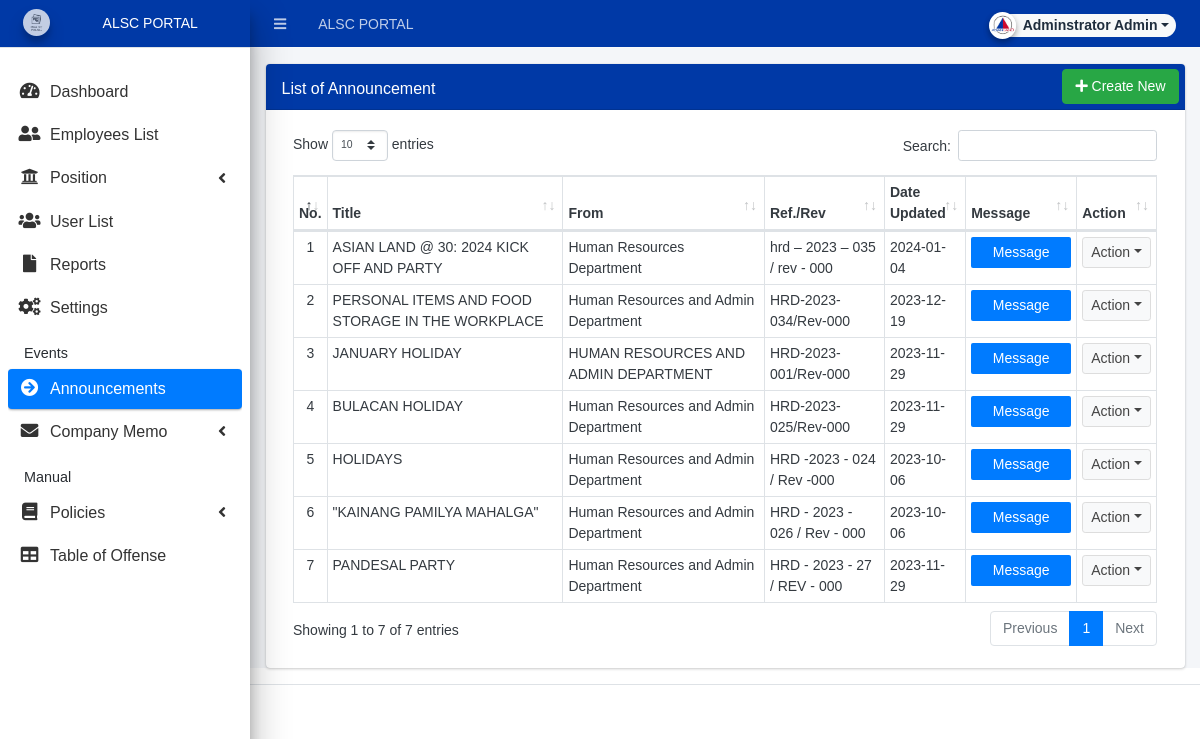
The page /admin/?page=announcement/announcement (signed in) on the database as committed earlier.
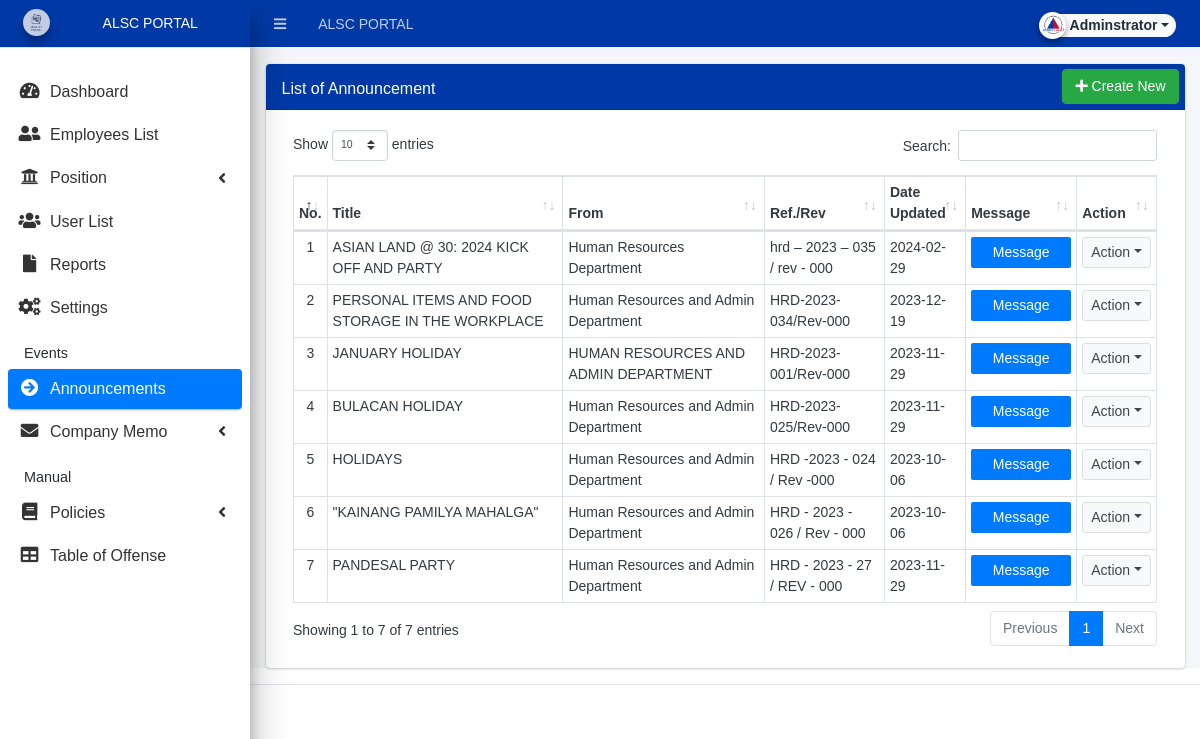
The same page on the database as committed later.
### tables this page shows
CREATE TABLE `announcement_list` (
  `id` int(30) NOT NULL,
  `title` text NOT NULL,
  `description` text NOT NULL,
  `date_created` datetime NOT NULL DEFAULT current_timestamp(),
  `date_updated` datetime DEFAULT NULL ON UPDATE current_timestamp(),
  `to_` text NOT NULL,
  `from_` text NOT NULL,
  `date_` datetime NOT NULL,
  `cc_` text NOT NULL,
  `ref_` text NOT NULL,
  `re_` text NOT NULL,
  `message` text NOT NULL,
  `file` text DEFAULT NULL
);

### config.php (called while the page is built, shortened)
<?php
require_once('classes/DBConnection.php');
require_once('classes/SystemSettings.php');
function validate_image($file){
	if(!empty($file)){
		if(is_file(base_app.$file)){
			return base_url.$file;
		}else{
			return base_url.'dist/img/no-image-available.png';
		}
	}else{
		return base_url.'dist/img/no-image-available.png';
	}
}
function isMobileDevice(){
    $aMobileUA = array(
        '/iphone/i' => 'iPhone',
        '/ipod/i' => 'iPod',
        '/ipad/i' => 'iPad',
        '/android/i' => 'Android',
        '/blackberry/i' => 'BlackBerry',
        '/webos/i' => 'Mobile'
    );
    return false;
}
?>

### classes/DBConnection.php (called while the page is built, shortened)
<?php
class DBConnection{
    private $host = DB_SERVER;
    private $username = DB_USERNAME;
    private $password = DB_PASSWORD;
    private $database = DB_NAME;
    public $conn;
    public function __construct(){
        if (!isset($this->conn)) {
            $this->conn = new mysqli($this->host, $this->username, $this->password, $this->database);
        }
    }
}
?>

### classes/SystemSettings.php (called while the page is built, shortened)
<?php
class SystemSettings extends DBConnection{
	function userdata($field = ''){
		if(!empty($field)){
			if(isset($_SESSION['userdata'][$field]))
				return $_SESSION['userdata'][$field];
			else
				return null;
		}else{
			return false;
		}
	}
	function info($field=''){
		if(!empty($field)){
			if(isset($_SESSION['system_info'][$field]))
				return $_SESSION['system_info'][$field];
			else
				return false;
		}else{
			return false;
		}
	}
}
$_settings = new SystemSettings();
?>

### admin/announcement/announcement.php (the view, shortened to what this page needs)
<div class="card">
	<div class="card-header" style="background-color: #0039a6 ;padding: 0.3rem 1rem">
		<h3 class="card-title">List of Announcement</h3>
		<?php if($_settings->userdata('type') != 3): ?>
		<div class="card-tools">
		<a href="?page=announcement/manage_announce" class="btn btn-success"><span class="fas fa-plus"></span>  Create New</a>
		</div>
		<?php endif; ?>
	</div>
	<div class="card-body">
        <div class="container-fluid">
			<table class="table table-stripped table-hover table-bordered">
				<thead>
					<tr>
						<th>No.</th>
						<th>Title</th>
						<th>From</th>
						<th>Ref./Rev</th>
						<th>Date Updated</th>
						<th>Message</th>
						<th>Action</th>
					</tr>
				</thead>
				<tbody>
					<?php
					$i = 1;
						$qry = $conn->query("SELECT * from `announcement_list` order by unix_timestamp(date_created) desc ");
						while($row = $qry->fetch_assoc()):
                            $row['description'] = strip_tags(stripslashes(html_entity_decode($row['description'])));
					?>
						<tr>
							<td class="text-center"><?php echo $i++; ?></td>
							<td><?php echo $row['title'] ?></td>
							<td><?php echo $row['from_'] ?></td>
							<td><?php echo $row['ref_'] ?></td>
							<td><?php echo ($row['date_updated'] != null) ? date('Y-m-d', strtotime($row['date_updated'])) : date('Y-m-d', strtotime($row['date_created'])); ?></td>
							<td><a class="btn btn-primary msg_announce" href="javascript:void(0)" data-id="<?php echo $row['id'] ?>"><span></span> Message </a></td>
							<td align="center">
								<button type="button" class="btn btn-default btn-sm dropdown-toggle dropdown-icon" data-toggle="dropdown">
				                  		Action
				                </button>
							</td>
						</tr>
					<?php endwhile; ?>
				</tbody>
			</table>
		</div>
	</div>
</div>

### admin/inc/topBarNav.php (shortened to what this page needs)
<nav class="main-header navbar navbar-expand navbar-dark border border-light border-top-0 border-left-0 border-right-0 navbar-light text-sm" style="background-color: #0039a6;">
  <ul class="navbar-nav">
    <li class="nav-item">
    <a class="nav-link" data-widget="pushmenu" href="#" role="button"><i class="fas fa-bars"></i></a>
    </li>
    <li class="nav-item d-none d-sm-inline-block">
      <a href="<?php echo base_url ?>" class="nav-link"><?php echo (!isMobileDevice()) ? $_settings->info('name'):$_settings->info('short_name'); ?></a>
    </li>
  </ul>
  <ul class="navbar-nav ml-auto">
    <li class="nav-item">
      <div class="btn-group nav-link">
            <button type="button" class="btn btn-rounded badge badge-light dropdown-toggle dropdown-icon" data-toggle="dropdown">
              <span><img src="<?php echo validate_image($_settings->userdata('avatar')) ?>" class="img-circle elevation-2 user-img" alt="User Image"></span>
              <span class="ml-3"><?php echo ucwords($_settings->userdata('firstname').' '.$_settings->userdata('lastname')) ?></span>
            </button>
        </div>
    </li>
  </ul>
</nav>

Rows that differ between the two databases and show on the page:
changed announcement_list "ASIAN LAND @ 30: 2024 KICK OFF AND PARTY": date_updated "2024-01-04" → "2024-02-29"
Other text that changed with them:
$_settings->userdata('firstname').' '.$_settings->userdata('lastname'): "Adminstrator Admin" → "Adminstrator"
